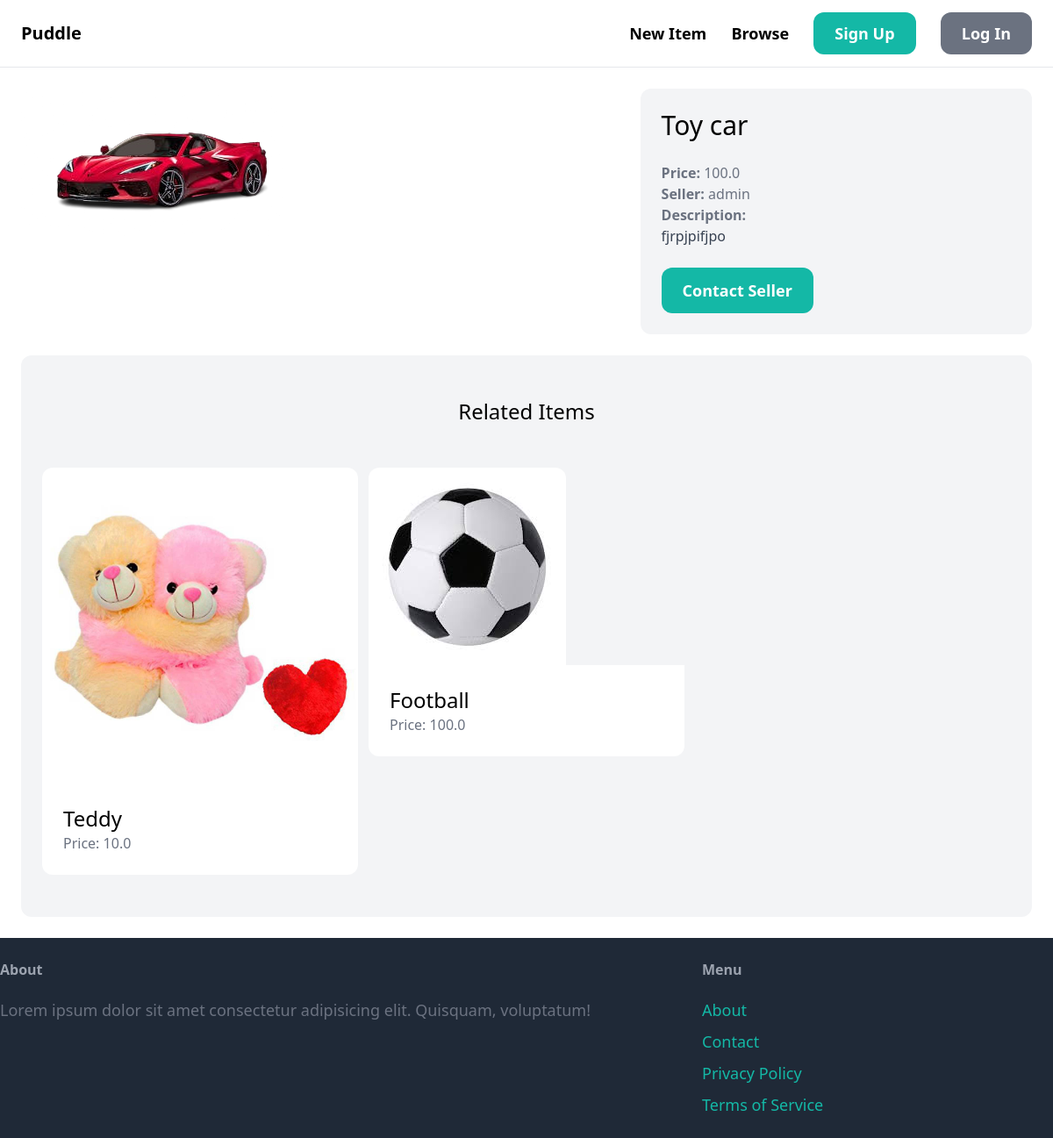
Screenshot of /items/3/ with the database file from the repository.
### item/models.py (models this page shows, shortened)
class Item(models.Model):
    category=models.ForeignKey(Category,related_name="items",on_delete=models.CASCADE)
    name=models.CharField(max_length=255)
    description=models.TextField(blank=True,null=True)
    price=models.FloatField()
    image=models.ImageField(upload_to="item_images",blank=True,null=True)
    is_sold=models.BooleanField(default=False)
    created_at=models.DateTimeField(auto_now_add=True)
    created_by=models.ForeignKey(User,related_name="items",on_delete=models.CASCADE)

### item/views.py (the view)
# urls.py: path('<int:pk>/', views.detail, name='detail'),
def detail(request,pk):
    item=get_object_or_404(Item,pk=pk)
    related_items=Item.objects.filter(category=item.category,is_sold=False).exclude(pk=pk)[0:3]
    return render(request,'item/detail.html',{
        'item':item,
        'related_items':related_items
    })

### item/templates/item/detail.html (shortened to what this page needs)
{% extends "core/base.html" %}
{% block content %}
<div class="grid grid-cols-5 gap-6">
    <div class="col-span-3">
        <img src="{{ item.image.url }}" class="rounded-xl">
    </div>
    <div class="col-span-2 p-6 bg-gray-100 rounded-xl" >
        <h1 class="mb-6 text-3xl">{{item.name}}</h1>
        <p class="text-gray-500"><strong>Price: </strong>{{item.price}}</p>
        <p class="text-gray-500"><strong>Seller: </strong>{{item.created_by.username}}</p>
        {% if item.description %}
            <p class="text-gray-700">
                <strong class="text-gray-500" >Description: </strong><br>
                {{item.description}}
            </p>
        {% endif %}
        {% if request.user == item.created_by %}
            <div class="mt-6 p-6 bg-white rounded-xl">
                <p>This is your item</p>
                <a href="{% url 'item:edit' item.id %}" class="inline-block mt-6 px-6 py-3 text-lg font-semibold bg-teal-500 text-white rounded-xl hover:bg-teal-700">Edit</a>
                <a href="{% url 'item:delete' item.id %}" class="inline-block mt-6 px-6 py-3 text-lg font-semibold bg-red-500 text-white rounded-xl hover:bg-red-700">Delete</a>
            </div>
        {% else %}
            <a href="{% url 'conversation:new' item.id %}" class="inline-block mt-6 px-6 py-3 text-lg font-semibold bg-teal-500 text-white rounded-xl hover:bg-teal-700">Contact Seller</a>
        {% endif %}
    </div>
</div>
<div class="mt-6 px-6 py-12 bg-gray-100 rounded-xl">
    <h2 class="mb-12 text-2xl text-center">Related Items</h2>
    <div class="grid grid-cols-3 gap-3">
        {% for item in related_items %}
            <div>
                <a href="{% url 'item:detail' item.id %} ">
                    <div>
                        <img src="{{item.image.url}}" class="rounded-t-xl">
                    </div>
                    <div class="p-6 bg-white w-full object-cover rounded-b-xl">
                        <h2 class="text-2xl">{{item.name}}</h2>
                        <p class="text-gray-500">Price: {{item.price}}</p>
                    </div>
                </a>
            </div>
        {% endfor %}
    </div>
</div>
{% endblock content %}

### rows the page displays
Item: image (picture), name "Toy car", price "100.0", created_by.username "admin", description "fjrpjpifjpo"
Item: image (picture), name "Teddy", price "10.0"
Item: image (picture), name "Football", price "100.0"
